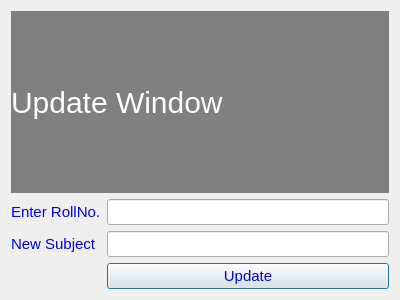
<?xml version="1.0" encoding="UTF-8"?>
<ui version="4.0">
 <class>updateBox</class>
 <widget class="QDialog" name="updateBox">
  <property name="geometry">
   <rect>
    <x>0</x>
    <y>0</y>
    <width>400</width>
    <height>300</height>
   </rect>
  </property>
  <property name="windowTitle">
   <string>Dialog</string>
  </property>
  <layout class="QGridLayout" name="gridLayout">
   <item row="0" column="0" colspan="2">
    <widget class="QLabel" name="label">
     <property name="styleSheet">
      <string notr="true">QLabel{
background:light gray;
color:white;
font-size:30px;
}</string>
     </property>
     <property name="text">
      <string>Update Window</string>
     </property>
    </widget>
   </item>
   <item row="1" column="0">
    <widget class="QLabel" name="label_2">
     <property name="styleSheet">
      <string notr="true">QLabel{
font-size:15px;
color:blue;
}</string>
     </property>
     <property name="text">
      <string>Enter RollNo.</string>
     </property>
    </widget>
   </item>
   <item row="1" column="1">
    <widget class="QLineEdit" name="lineEdit">
     <property name="styleSheet">
      <string notr="true">QLineEdit{
font-size:15px;
}</string>
     </property>
    </widget>
   </item>
   <item row="2" column="0">
    <widget class="QLabel" name="label_3">
     <property name="styleSheet">
      <string notr="true">QLabel{
font-size:15px;
color:blue;
}</string>
     </property>
     <property name="text">
      <string>New Subject</string>
     </property>
    </widget>
   </item>
   <item row="2" column="1">
    <widget class="QLineEdit" name="lineEdit_2">
     <property name="styleSheet">
      <string notr="true">QLineEdit{
font-size:15px;
}</string>
     </property>
    </widget>
   </item>
   <item row="3" column="1">
    <widget class="QPushButton" name="pushButton">
     <property name="styleSheet">
      <string notr="true">QPushButton{
font-size:15px;
color:blue;
}</string>
     </property>
     <property name="text">
      <string>Update</string>
     </property>
    </widget>
   </item>
  </layout>
 </widget>
 <resources/>
 <connections/>
</ui>
